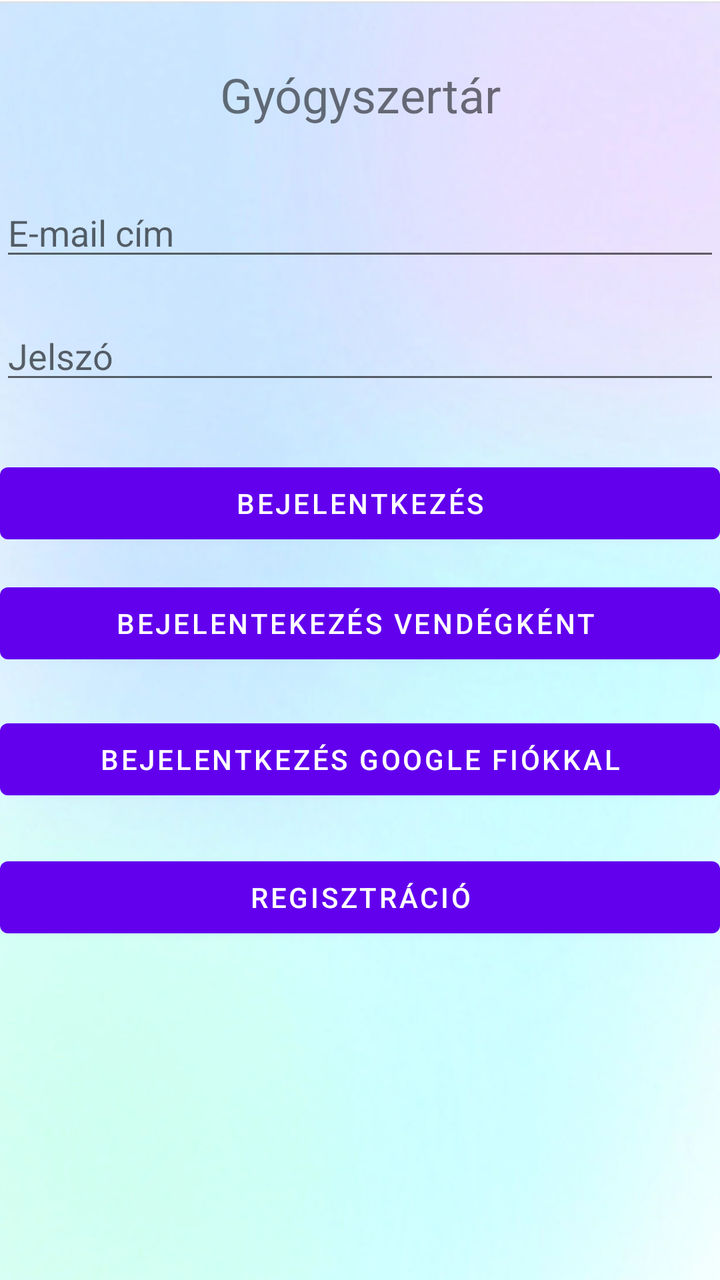
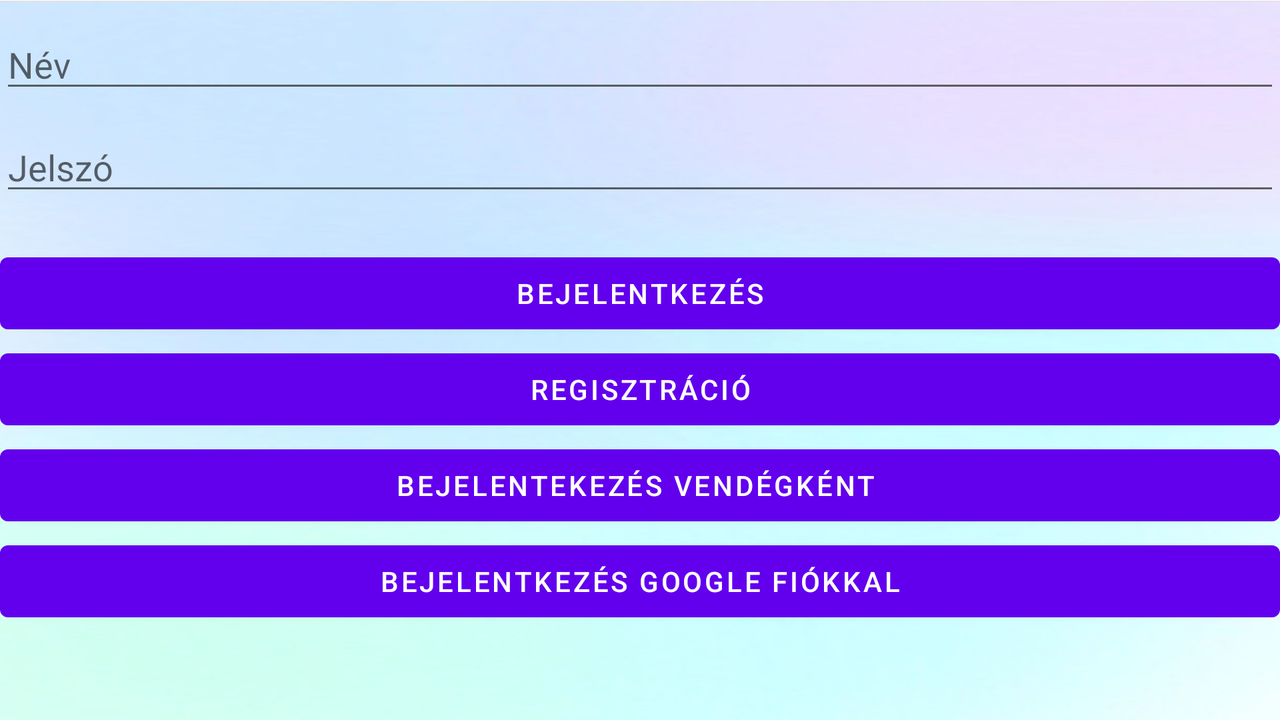

Compare how this app lays out the same screen by default and in its alternative resource folder. The renders come first, then the two layout files and the values they reference.
<!-- AndroidManifest.xml: application theme Theme.MostJo -->
<!-- res/layout/activity_main.xml -->
<?xml version="1.0" encoding="utf-8"?>
<androidx.constraintlayout.widget.ConstraintLayout xmlns:android="http://schemas.android.com/apk/res/android"
    xmlns:app="http://schemas.android.com/apk/res-auto"
    xmlns:tools="http://schemas.android.com/tools"
    android:layout_width="match_parent"
    android:layout_height="match_parent"
    android:background="@drawable/background"
    tools:context=".MainActivity">


    <TextView
        android:id="@+id/registrationTextView"
        android:layout_width="match_parent"
        android:layout_height="wrap_content"
        android:layout_alignParentStart="true"
        android:layout_alignParentEnd="true"
        android:text="@string/gyogyszertar"
        android:textAlignment="center"
        android:textSize="24sp"
        app:layout_constraintBottom_toTopOf="@+id/editTextUserName"
        app:layout_constraintTop_toTopOf="parent" />

    <EditText
        android:id="@+id/editTextUserName"
        android:layout_width="match_parent"
        android:layout_height="wrap_content"
        android:ems="10"
        android:hint="@string/email_address"
        android:inputType="text"
        app:layout_constraintBottom_toBottomOf="parent"
        app:layout_constraintEnd_toEndOf="parent"
        app:layout_constraintHorizontal_bias="0.0"
        app:layout_constraintStart_toStartOf="parent"
        app:layout_constraintTop_toTopOf="parent"
        app:layout_constraintVertical_bias="0.157" />

    <EditText
        android:id="@+id/editTextPassword"
        android:layout_width="match_parent"
        android:layout_height="wrap_content"
        android:layout_marginBottom="150dp"
        android:ems="10"
        android:hint="@string/password"
        android:inputType="textPassword"
        app:layout_constraintBottom_toBottomOf="parent"
        app:layout_constraintTop_toBottomOf="@+id/editTextUserName"
        app:layout_constraintVertical_bias="0.065"
        tools:layout_editor_absoluteX="0dp" />

    <Button
        android:id="@+id/loginButton"
        android:layout_width="0dp"
        android:layout_height="wrap_content"
        android:text="@string/login"
        android:onClick="login"
        app:layout_constraintBottom_toBottomOf="parent"
        app:layout_constraintEnd_toEndOf="parent"
        app:layout_constraintHorizontal_bias="1.0"
        app:layout_constraintStart_toStartOf="parent"
        app:layout_constraintTop_toBottomOf="@+id/editTextPassword"
        app:layout_constraintVertical_bias="0.078" />

    <Button
        android:id="@+id/registerButton"
        android:layout_width="0dp"
        android:layout_height="wrap_content"
        android:onClick="register"
        android:text="@string/registration"
        app:layout_constraintBottom_toBottomOf="parent"
        app:layout_constraintEnd_toEndOf="parent"
        app:layout_constraintHorizontal_bias="0.0"
        app:layout_constraintStart_toStartOf="parent"
        app:layout_constraintTop_toBottomOf="@+id/googleSignInButton"
        app:layout_constraintVertical_bias="0.112" />

    <Button
        android:id="@+id/guestLoginButton"
        android:layout_width="0dp"
        android:layout_height="wrap_content"
        android:layout_marginTop="12dp"
        android:onClick="loginAsGuest"
        android:text="Bejelentekezés vendégként "
        app:layout_constraintEnd_toEndOf="parent"
        app:layout_constraintHorizontal_bias="1.0"
        app:layout_constraintStart_toStartOf="parent"
        app:layout_constraintTop_toBottomOf="@+id/loginButton" />

    <Button
        android:id="@+id/googleSignInButton"
        android:layout_width="0dp"
        android:layout_height="wrap_content"
        android:layout_marginTop="20dp"
        android:onClick="loginWithGoogle"
        android:text="Bejelentkezés google fiókkal"
        app:layout_constraintEnd_toEndOf="parent"
        app:layout_constraintHorizontal_bias="0.0"
        app:layout_constraintStart_toStartOf="parent"
        app:layout_constraintTop_toBottomOf="@+id/guestLoginButton" />




</androidx.constraintlayout.widget.ConstraintLayout>
<!-- resources referenced by this layout -->
<resources>
  <!-- drawable background: png bitmap (drawable, 326111 bytes) -->
  <string name="email_address">E-mail cím</string>
  <string name="gyogyszertar">Gyógyszertár</string>
  <string name="login">Bejelentkezés</string>
  <string name="password">Jelszó</string>
  <string name="registration">Regisztráció</string>
  <style name="Theme.MostJo" parent="Theme.MaterialComponents.DayNight.DarkActionBar">
          
          <item name="colorPrimary">@color/purple_500</item>
          <item name="colorPrimaryVariant">@color/purple_700</item>
          <item name="colorOnPrimary">@color/white</item>
          
          <item name="colorSecondary">@color/teal_200</item>
          <item name="colorSecondaryVariant">@color/teal_700</item>
          <item name="colorOnSecondary">@color/black</item>
          
          <item name="android:statusBarColor" tools:targetApi="l">?attr/colorPrimaryVariant</item>
          
      </style>
</resources>
<!-- res/layout-land/activity_main.xml (the repository's variant of the layout above) -->
<!-- drawn on the phone turned sideways -->
<?xml version="1.0" encoding="utf-8"?>
<LinearLayout
    xmlns:android="http://schemas.android.com/apk/res/android"
    xmlns:app="http://schemas.android.com/apk/res-auto"
    xmlns:tools="http://schemas.android.com/tools"
    android:layout_width="match_parent"
    android:layout_height="match_parent"
    android:orientation="vertical"
    android:background="@drawable/background"
    tools:context=".MainActivity">

    <EditText
        android:id="@+id/editTextUserName"
        android:layout_width="match_parent"
        android:layout_height="wrap_content"
        android:ems="10"
        android:layout_marginTop="10dp"
        android:hint="@string/name"
        android:inputType="text" />

    <EditText
        android:id="@+id/editTextPassword"
        android:layout_width="match_parent"
        android:layout_height="wrap_content"
        android:ems="10"
        android:hint="@string/password"
        android:inputType="textPassword"
        android:layout_marginTop="10dp"
        tools:layout_editor_absoluteX="16dp" />

    <Button
        android:id="@+id/loginButton"
        android:layout_width="match_parent"
        android:layout_height="wrap_content"
        android:text="@string/login"
        android:onClick="login"
        android:layout_marginTop="20dp"
        app:layout_constraintVertical_bias="0.078" />

    <Button
        android:id="@+id/registerButton"
        android:layout_width="match_parent"
        android:layout_height="wrap_content"
        android:onClick="register"
        android:text="@string/registration"
        app:layout_constraintBottom_toBottomOf="parent"
        app:layout_constraintEnd_toEndOf="parent"
        app:layout_constraintHorizontal_bias="0.0"
        app:layout_constraintStart_toStartOf="parent"
        app:layout_constraintTop_toBottomOf="@+id/googleSignInButton"
        app:layout_constraintVertical_bias="0.078" />


    <Button
        android:id="@+id/guestLoginButton"
        android:layout_width="match_parent"
        android:layout_height="wrap_content"
        android:onClick="loginAsGuest"
        android:text="Bejelentekezés vendégként "
        app:layout_constraintVertical_bias="0.078" />

    <Button
        android:id="@+id/googleSignInButton"
        android:layout_width="match_parent"
        android:layout_height="wrap_content"
        android:onClick="loginWithGoogle"
        android:text="Bejelentkezés google fiókkal"
        app:layout_constraintEnd_toEndOf="parent"
        app:layout_constraintHorizontal_bias="0.0"
        app:layout_constraintStart_toStartOf="parent"
        app:layout_constraintTop_toBottomOf="@+id/guestLoginButton" />

</LinearLayout>
<!-- resources referenced by the variant -->
<!-- as the phone turned sideways resolves them -->
<resources>
  <!-- drawable background: png bitmap (drawable, 326111 bytes) -->
  <string name="login">Bejelentkezés</string>
  <string name="name">Név</string>
  <string name="password">Jelszó</string>
  <string name="registration">Regisztráció</string>
  <style name="Theme.MostJo" parent="Theme.MaterialComponents.DayNight.DarkActionBar">
          
          <item name="colorPrimary">@color/purple_500</item>
          <item name="colorPrimaryVariant">@color/purple_700</item>
          <item name="colorOnPrimary">@color/white</item>
          
          <item name="colorSecondary">@color/teal_200</item>
          <item name="colorSecondaryVariant">@color/teal_700</item>
          <item name="colorOnSecondary">@color/black</item>
          
          <item name="android:statusBarColor" tools:targetApi="l">?attr/colorPrimaryVariant</item>
          
      </style>
</resources>
